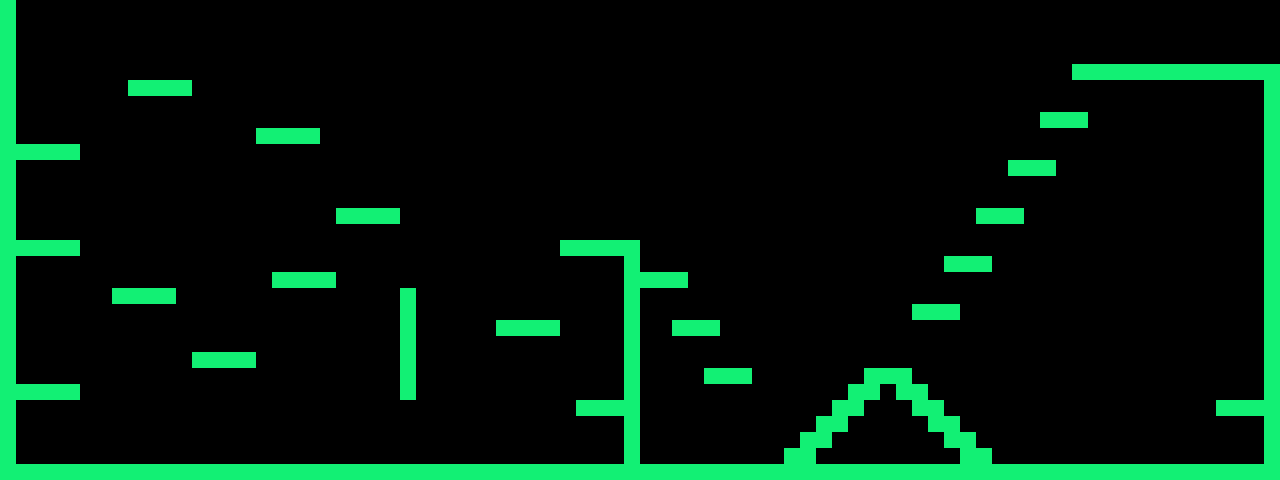

A level layout from a 2D game, rendered from its tile map. Below: a short description, then the map file with tile-grid data replaced by summaries:
An orthogonal 80x30 tile map with 16x16 px tiles, 1 tile layer (platforms), 1 hidden layer not drawn.

<map version="1.0" orientation="orthogonal" width="80" height="30" tilewidth="16" tileheight="16">
 <tileset firstgid="1" name="Blocks" tilewidth="16" tileheight="16">
  <image source="block2.PNG" width="32" height="16" />
 </tileset>
 <layer name="bg" width="80" height="30" visible="0">
  <data>[2400 cells, 1200 non-empty, 1 distinct tile ids]</data>
 </layer>
 <layer name="platforms" width="80" height="30">
  <data>[2400 cells, 264 non-empty, 1 distinct tile ids]</data>
 </layer>
</map>